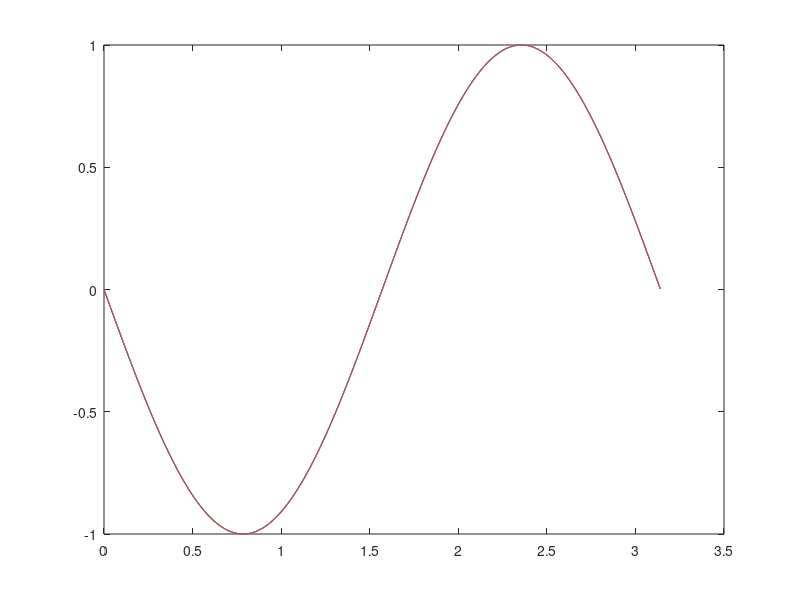

This chart was generated by the following MATLAB code:
%y=(cos(x))^2
%Due Wendsday
clear all
close all

delta_x=.001;
x=0:delta_x:pi;
func_cos=(cos(x)).^2;

%   Method 1: diff(f(x)) / delta_x
% 
 Method_1=diff(func_cos)/delta_x;
 plot(x(2:end), Method_1);

%   Method 2: Central

Method_2=(func_cos(3:end)-func_cos(1:end-2))/(2*delta_x);
hold on
plot(x(2:end-1), Method_2);

%   Method 3: Backward

Method_3=(func_cos(2:end)-func_cos(1:end-1))/(delta_x);
hold on
plot(x(2:end), Method_3);

%   Method 4: Forward

Method_4=(func_cos(3:end)-func_cos(2:end-1))/(delta_x);
hold on
plot(x(2:end-1), Method_4);

